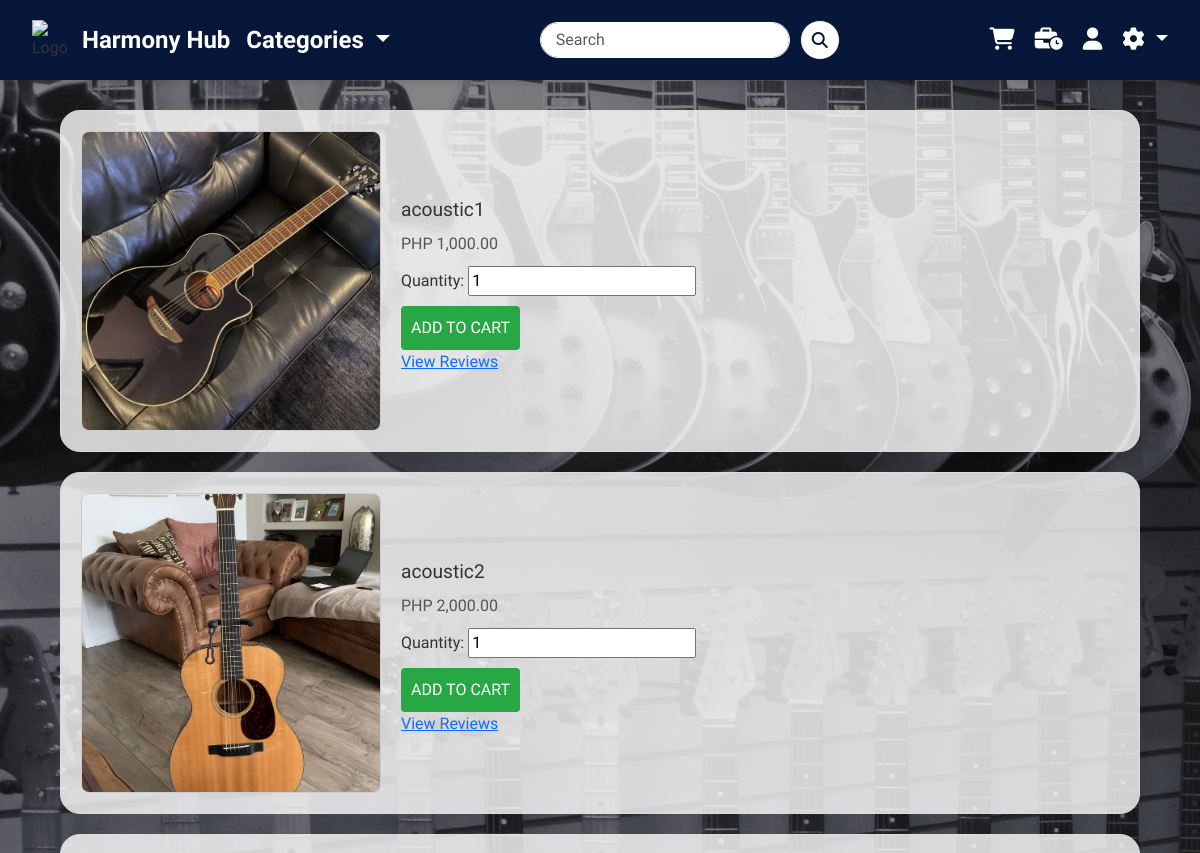
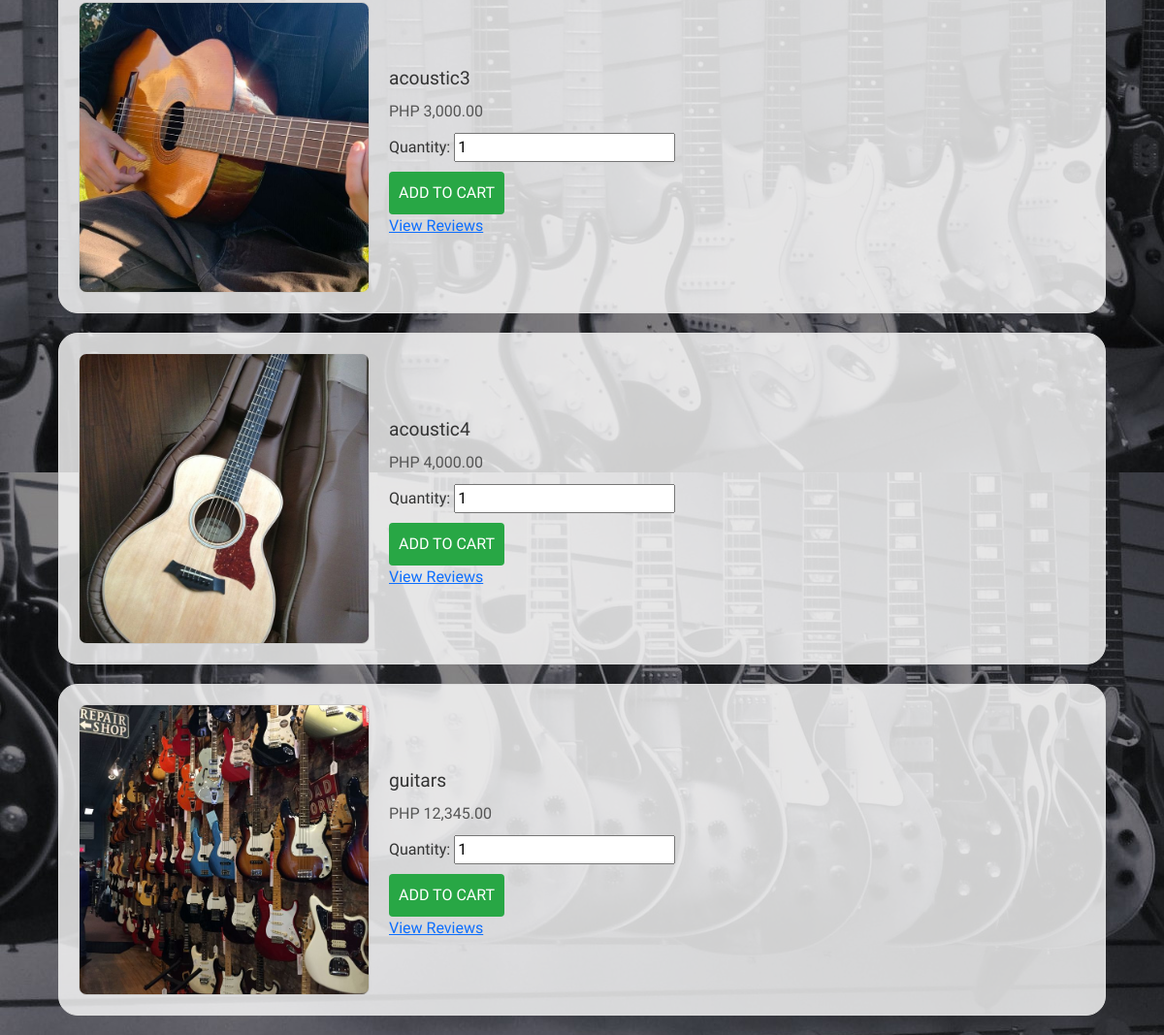
Screenshot of /store/categories/acoustic.php (signed in) with the database file from the repository (2 pictures, top to bottom).
### tables this page shows
CREATE TABLE `product` (
  `product_id` int(11) NOT NULL,
  `description` varchar(255) NOT NULL,
  `price` decimal(10,2) NOT NULL,
  `stock` int(11) NOT NULL,
  `category_id` int(11) DEFAULT NULL,
  `product_image` varchar(255) NOT NULL DEFAULT 'default.png'
);

### store/categories/acoustic.php (the view, shortened to what this page needs)
<?php
include('../../style/categoryheader.php');
include('../../user/config.php');
$category_id = isset($_GET['category_id']) ? intval($_GET['category_id']) : 1;
$sql = "SELECT p.product_id, p.description, p.price, p.product_image, c.description AS category_name
        FROM product p
        LEFT JOIN category c ON p.category_id = c.category_id
        WHERE p.category_id = ?
        ORDER BY p.product_id ASC";
$stmt = $conn->prepare($sql);
$stmt->bind_param("i", $category_id);
$stmt->execute();
$results = $stmt->get_result();
echo '<link rel="stylesheet" href="../../design/store/categories.css">';
if ($results && $results->num_rows > 0) {
    echo '<div class="product-container">';
    while ($row = $results->fetch_assoc()) {
        $product_id = $row['product_id'];
        $description = htmlspecialchars($row['description']);
        $price = number_format($row['price'], 2);
        $product_image = !empty($row['product_image']) ? "../../media/products/" . basename($row['product_image']) : '../../media/products/default.png';
        echo <<<HTML
        <div class="product-item">
            <div class="product-thumb">
                <img src="{$product_image}" alt="Product Image" class="product-image">
            </div>
            <div class="product-details">
                <h4>{$description}</h4>
                <p class="price">PHP {$price}</p>
                <form method="POST" action="../../cart/addtocart.php">
                    <input type="hidden" name="product_id" value="{$product_id}">
                    <input type="hidden" name="description" value="{$description}">
                    <input type="hidden" name="price" value="{$price}">
                    <input type="hidden" name="product_image" value="{$product_image}">
                    <label for="quantity">Quantity:</label>
                    <input type="number" name="quantity" id="quantity" value="1" min="1" required>
                    <div class="add-to-cart-container">
                        <button type="submit" name="add_to_cart" class="add-to-cart-button">ADD TO CART</button>
                    </div>
                </form>
                <div class="view-reviews-container">
                    <a href="view_reviews.php?product_id={$product_id}" class="view-reviews-button">View Reviews</a>
                </div>
            </div>
        </div>
HTML;
    }
    echo '</div>';
} else {
    echo '<p>No products found for this category.</p>';
}
?>

### design/store/categories.css (style rules this page uses)
body { font-family: 'Host Grotesk', sans-serif; margin: 0; padding: 0; background-color: #f4f4f4; color: #333; background-size: cover; background: url('../../media/logo,background/bwbackground.jpg'); }
.product-container { display: flex; flex-direction: column; gap: 20px; margin-left: 60px; margin-right: 60px; margin-top: 30px; margin-bottom: 20px; }
.product-item { background: rgba(255, 255, 255, 0.8); display: flex; align-items: center; gap: 20px; border: 1px solid #ddd; padding: 20px; border-radius: 20px; }
.product-thumb { flex-shrink: 0; }
.product-image { width: 300px; height: 300px; object-fit: cover; border-radius: 8px; border: 1px solid #ccc; }
.product-details { flex-grow: 1; }
.product-details h4 { margin: 0 0 10px; font-size: 1.2rem; color: #333; }
.product-details .price { font-size: 1rem; color: #555; margin-bottom: 10px; }
.add-to-cart-container { margin-top: 10px; }
.add-to-cart-button { padding: 8px 12px; background-color: #071739; color: white; border-radius: 8px ; border-radius: 4px; cursor: pointer; transition: all 0.3s ease-in-out; }
.product-details { margin-top: 10px; }
.add-to-cart-button { padding: 10px; background-color: #28a745; color: white; border: none; cursor: pointer; text-transform: uppercase; }

### rows the page displays
product: product_image (picture), description "acoustic1", price "1,000.00"
product: product_image (picture), description "acoustic2", price "2,000.00"
product: product_image (picture), description "acoustic3", price "3,000.00"
product: product_image (picture), description "acoustic4", price "4,000.00"
product: product_image (picture), description "guitars", price "12,345.00"
